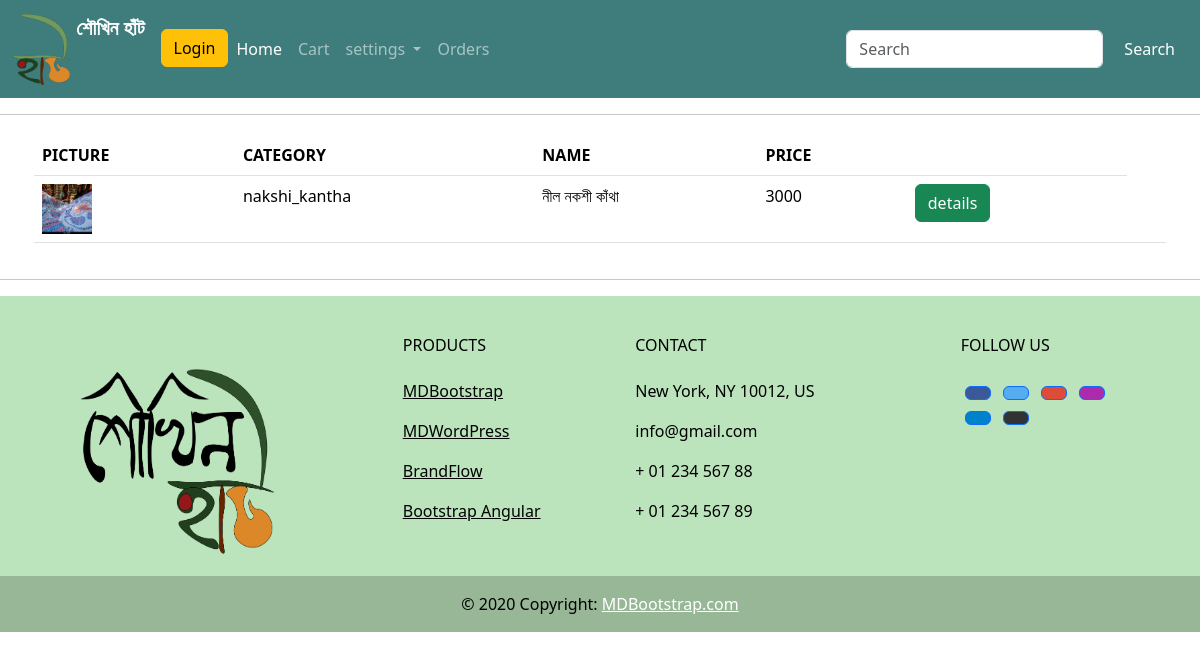
The app's page /category_nakshi_kantha/ with its own data.
### shoukhin/models.py (models this page shows, shortened)
class product(models.Model):
    CATEGORY_CHOICES = CATEGORY_CHOICES = [
        ('jute', 'Jute'),
        ('clothing', 'Clothing'),
        ('jewellery', 'Jewellery'),
        ('food', 'Food'),
        ('home_decor', 'Home Decor'),
        ('pottery', 'Pottery'),
        ('nakshi_kantha', 'Nakshi Kantha'),
        ('others', 'Others'),
    ]
    name = models.CharField(max_length=200)
    price = models.IntegerField()
    description = models.TextField(blank=True,null=True)
    measurements = models.CharField(max_length=300)
    category = models.CharField(max_length=100, choices=CATEGORY_CHOICES, default='others')
    image = models.ImageField(upload_to='static/images', blank=True, null=True, default='static/images/default_no_img.jfif')
    stock = models.IntegerField(default=0)

### shoukhin/views.py (the view)
# urls.py: path('category_nakshi_kantha/',s_view.category_nakshi_kantha, name='category_nakshi_kantha'),
def category_nakshi_kantha(request):
    pro = product.objects.all()
    context={
        'product':pro,
    }
    return  render(request,template_name='body/category_nakshi_kantha.html',context=context)

### shoukhin/template/body/category_nakshi_kantha.html (shortened to what this page needs)
{% extends 'body/main.html' %}
{% load static %}
{% block content %}
<table class="table">
  <thead class="thead-dark">
    <tr>
      <th scope="col">PICTURE</th>
      <th scope="col">CATEGORY</th>
      <th scope="col">NAME</th>
      <th scope="col">PRICE</th>
      <th> </th>
    </tr>
  </thead>
  <tbody>
  {% for p in product %}
    {% if p.category == 'nakshi_kantha' %}
    <tr>
      <td><img src = "{{p.image.url}}" style="height:50px ; width:50px"></td>
      <td>{{p.category}}</td>
      <td>{{p.name}}</td>
      <td>{{p.price}}</td>
      <td><a href="{% url 'view_product' p.id %}" class="btn btn-success ">details</a></td>
      <td>
      </td>
    </tr>
   {% endif %}
  {% endfor %}
  </tbody>
</table>
{% endblock %}

### records on screen
product: image (picture), category "nakshi_kantha", name "নীল নকশী কাঁথা", price "3000"
